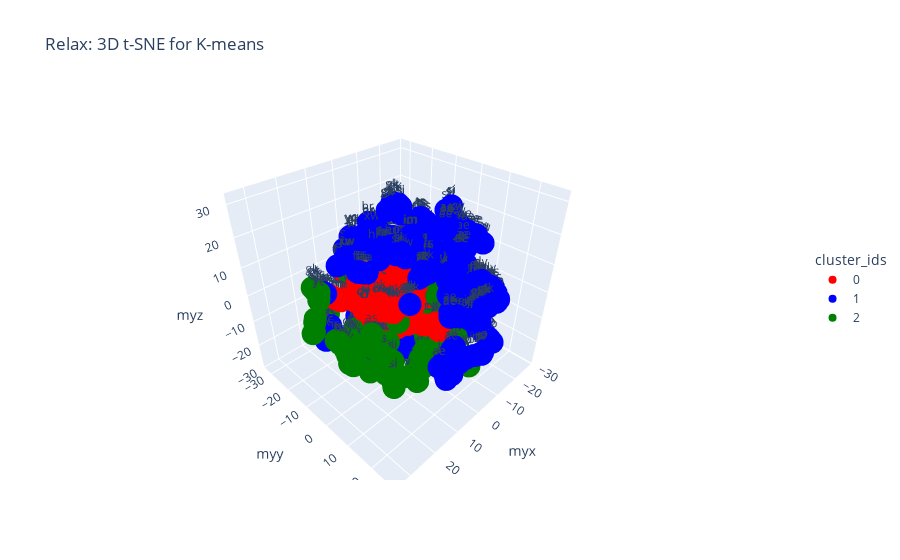

The code cell stored with this chart in its notebook:
### Code cell
unique_clusters = sorted(data_tsne['cluster_ids'].unique())
# palette = px.colors.qualitative.Plotly 


# color_map = {str(cluster): palette[i % len(palette)] for i, cluster in enumerate(unique_clusters)}

fig = px.scatter_3d(data_tsne,
                    x='myx', y='myy', z='myz',
                    color='cluster_ids',
                    text='subject_ids',
                    title='Relax: 3D t-SNE for K-means', 
                    color_discrete_map=color_map,
                    category_orders={'cluster_ids': unique_clusters},
                    
)
fig.update_layout(
    legend=dict(
        x=1.15,
        y=0.5, 
        xanchor='left',
        yanchor='middle' 
    )
)

fig.show()
fig.write_html('relax.html')

### Figure 1 — Plotly figure (JSON) as saved in the notebook; plotly's stock layout.template omitted (floating-point values rounded to 4 significant figures; data arrays with more than 128 entries replaced by an {"elided": "..."} marker saying what was removed)
{"data": [{"hovertemplate": "cluster_ids=0<br>myx=%{x}<br>myy=%{y}<br>myz=%{z}<br>subject_ids=%{text}<extra></extra>", "legendgroup": "0", "marker": {"color": "red", "symbol": "circle"}, "mode": "markers+text", "name": "0", "scene": "scene", "showlegend": true, "text": {"elided": "205 str values"}, "type": "scatter3d", "x": {"elided": "205 float values"}, "y": {"elided": "205 float values"}, "z": {"elided": "205 float values"}}, {"hovertemplate": "cluster_ids=1<br>myx=%{x}<br>myy=%{y}<br>myz=%{z}<br>subject_ids=%{text}<extra></extra>", "legendgroup": "1", "marker": {"color": "blue", "symbol": "circle"}, "mode": "markers+text", "name": "1", "scene": "scene", "showlegend": true, "text": {"elided": "518 str values"}, "type": "scatter3d", "x": {"elided": "518 float values"}, "y": {"elided": "518 float values"}, "z": {"elided": "518 float values"}}, {"hovertemplate": "cluster_ids=2<br>myx=%{x}<br>myy=%{y}<br>myz=%{z}<br>subject_ids=%{text}<extra></extra>", "legendgroup": "2", "marker": {"color": "green", "symbol": "circle"}, "mode": "markers+text", "name": "2", "scene": "scene", "showlegend": true, "text": {"elided": "186 str values"}, "type": "scatter3d", "x": {"elided": "186 float values"}, "y": {"elided": "186 float values"}, "z": {"elided": "186 float values"}}], "layout": {"legend": {"title": {"text": "cluster_ids"}, "tracegroupgap": 0, "x": 1.15, "xanchor": "left", "y": 0.5, "yanchor": "middle"}, "scene": {"domain": {"x": [0, 1], "y": [0, 1]}, "xaxis": {"title": {"text": "myx"}}, "yaxis": {"title": {"text": "myy"}}, "zaxis": {"title": {"text": "myz"}}}, "title": {"text": "Relax: 3D t-SNE for K-means"}}}
